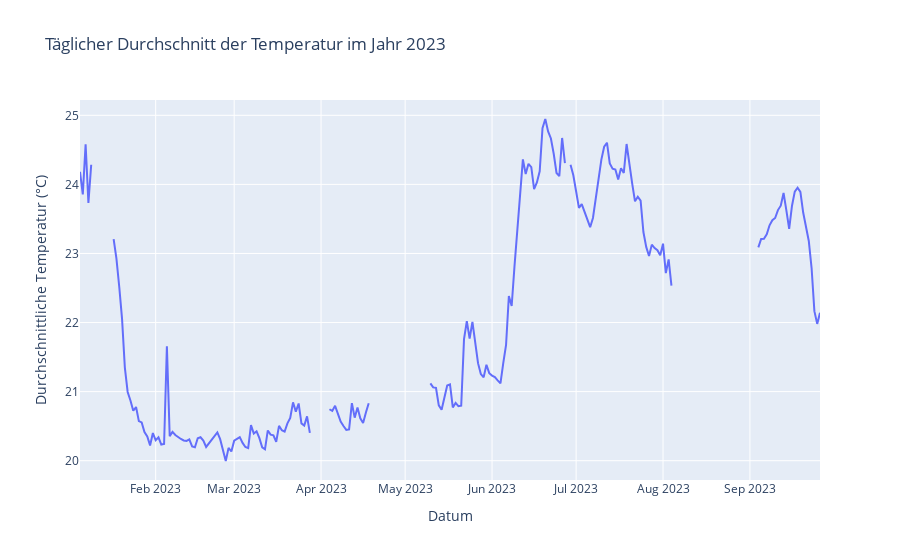

The notebook cell saved with this chart:
### Code cell
fig = px.line(daily_avg_temp_2023, x='date_time', y='tmp', title='Täglicher Durchschnitt der Temperatur im Jahr 2023',
              labels={'date_time': 'Datum', 'tmp': 'Durchschnittliche Temperatur (°C)'})

fig.show()

### Figure 1 — Plotly figure (JSON) as saved in the notebook; plotly's stock layout.template omitted (floating-point values rounded to 4 significant figures; data arrays with more than 128 entries replaced by an {"elided": "..."} marker saying what was removed)
{"data": [{"hovertemplate": "Datum=%{x}<br>Durchschnittliche Temperatur (°C)=%{y}<extra></extra>", "legendgroup": "", "line": {"color": "#636efa", "dash": "solid"}, "marker": {"symbol": "circle"}, "mode": "lines", "name": "", "orientation": "v", "showlegend": false, "type": "scatter", "x": {"elided": "265 str values"}, "xaxis": "x", "y": {"elided": "265 float values"}, "yaxis": "y"}], "layout": {"legend": {"tracegroupgap": 0}, "title": {"text": "Täglicher Durchschnitt der Temperatur im Jahr 2023"}, "xaxis": {"anchor": "y", "domain": [0, 1], "title": {"text": "Datum"}}, "yaxis": {"anchor": "x", "domain": [0, 1], "title": {"text": "Durchschnittliche Temperatur (°C)"}}}}
